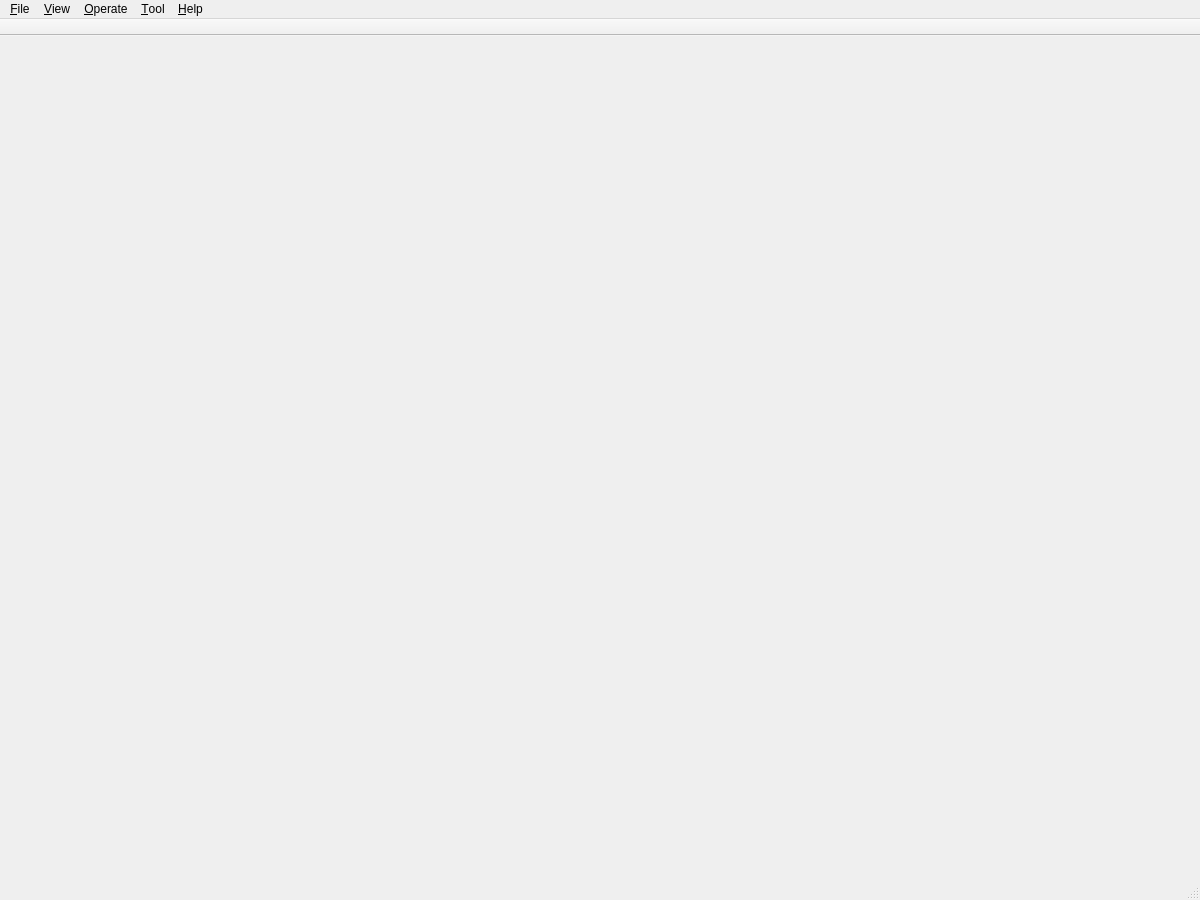
<?xml version="1.0" encoding="UTF-8"?>
<ui version="4.0">
 <class>MainWindow</class>
 <widget class="QMainWindow" name="MainWindow">
  <property name="enabled">
   <bool>true</bool>
  </property>
  <property name="geometry">
   <rect>
    <x>0</x>
    <y>0</y>
    <width>1200</width>
    <height>900</height>
   </rect>
  </property>
  <property name="sizePolicy">
   <sizepolicy hsizetype="Preferred" vsizetype="Preferred">
    <horstretch>0</horstretch>
    <verstretch>0</verstretch>
   </sizepolicy>
  </property>
  <property name="minimumSize">
   <size>
    <width>1024</width>
    <height>768</height>
   </size>
  </property>
  <property name="windowTitle">
   <string>MEGAROBO</string>
  </property>
  <widget class="QTabWidget" name="centralWidget">
   <property name="tabBarAutoHide">
    <bool>true</bool>
   </property>
  </widget>
  <widget class="QMenuBar" name="menuBar">
   <property name="geometry">
    <rect>
     <x>0</x>
     <y>0</y>
     <width>1200</width>
     <height>23</height>
    </rect>
   </property>
   <widget class="QMenu" name="menuFile">
    <property name="title">
     <string>&amp;File</string>
    </property>
    <addaction name="actionPoweroff"/>
    <addaction name="actionReboot"/>
    <addaction name="actionExit"/>
   </widget>
   <widget class="QMenu" name="menuOperate">
    <property name="title">
     <string>&amp;Operate</string>
    </property>
    <addaction name="actionStop"/>
    <addaction name="separator"/>
    <addaction name="actionUpload"/>
    <addaction name="actionDownload"/>
    <addaction name="actionStore"/>
    <addaction name="actionSync"/>
    <addaction name="separator"/>
    <addaction name="actionSearch"/>
   </widget>
   <widget class="QMenu" name="menuHelp">
    <property name="title">
     <string>&amp;Help</string>
    </property>
    <addaction name="actionAbout"/>
   </widget>
   <widget class="QMenu" name="menuToo">
    <property name="title">
     <string>&amp;Tool</string>
    </property>
    <addaction name="actionWifi"/>
    <addaction name="actionUpdateFirmware"/>
   </widget>
   <widget class="QMenu" name="menuView">
    <property name="title">
     <string>&amp;View</string>
    </property>
    <widget class="QMenu" name="menuLanguage">
     <property name="title">
      <string>&amp;Language</string>
     </property>
     <addaction name="actionChinese"/>
     <addaction name="actionEnglish"/>
    </widget>
    <widget class="QMenu" name="menuStyle">
     <property name="title">
      <string>&amp;Style</string>
     </property>
     <addaction name="actionMega"/>
     <addaction name="actionClassic"/>
    </widget>
    <addaction name="menuLanguage"/>
    <addaction name="menuStyle"/>
    <addaction name="actionDPI"/>
   </widget>
   <addaction name="menuFile"/>
   <addaction name="menuView"/>
   <addaction name="menuOperate"/>
   <addaction name="menuToo"/>
   <addaction name="menuHelp"/>
  </widget>
  <widget class="QToolBar" name="mainToolBar">
   <property name="sizePolicy">
    <sizepolicy hsizetype="Preferred" vsizetype="Fixed">
     <horstretch>0</horstretch>
     <verstretch>0</verstretch>
    </sizepolicy>
   </property>
   <property name="focusPolicy">
    <enum>Qt::ClickFocus</enum>
   </property>
   <property name="autoFillBackground">
    <bool>false</bool>
   </property>
   <property name="movable">
    <bool>false</bool>
   </property>
   <property name="iconSize">
    <size>
     <width>50</width>
     <height>50</height>
    </size>
   </property>
   <property name="toolButtonStyle">
    <enum>Qt::ToolButtonTextBesideIcon</enum>
   </property>
   <property name="floatable">
    <bool>true</bool>
   </property>
   <attribute name="toolBarArea">
    <enum>TopToolBarArea</enum>
   </attribute>
   <attribute name="toolBarBreak">
    <bool>false</bool>
   </attribute>
  </widget>
  <widget class="QStatusBar" name="statusBar"/>
  <action name="actionStop">
   <property name="checkable">
    <bool>false</bool>
   </property>
   <property name="icon">
    <iconset resource="../../res/res.qrc">
     <normaloff>:/res/image/icon/stop.png</normaloff>:/res/image/icon/stop.png</iconset>
   </property>
   <property name="text">
    <string>Sto&amp;p</string>
   </property>
   <property name="toolTip">
    <string>Emergency Stop</string>
   </property>
   <property name="shortcut">
    <string>Ctrl+E</string>
   </property>
  </action>
  <action name="actionExit">
   <property name="text">
    <string>&amp;Exit</string>
   </property>
   <property name="toolTip">
    <string>Exit MCT</string>
   </property>
   <property name="shortcut">
    <string>Ctrl+Q</string>
   </property>
  </action>
  <action name="actionAbout">
   <property name="text">
    <string>&amp;About</string>
   </property>
   <property name="shortcut">
    <string>Ctrl+I</string>
   </property>
  </action>
  <action name="actionHelp">
   <property name="text">
    <string>&amp;Help</string>
   </property>
  </action>
  <action name="actionUpload">
   <property name="icon">
    <iconset resource="../../res/res.qrc">
     <normaloff>:/res/image/icon/upload.png</normaloff>:/res/image/icon/upload.png</iconset>
   </property>
   <property name="text">
    <string>&amp;Upload</string>
   </property>
   <property name="toolTip">
    <string>Upload Parameter Config From MRHT</string>
   </property>
   <property name="shortcut">
    <string>Ctrl+U</string>
   </property>
  </action>
  <action name="actionDownload">
   <property name="icon">
    <iconset resource="../../res/res.qrc">
     <normaloff>:/res/image/icon/download.png</normaloff>:/res/image/icon/download.png</iconset>
   </property>
   <property name="text">
    <string>&amp;Download</string>
   </property>
   <property name="toolTip">
    <string>Download Parameter Config To MRHT</string>
   </property>
   <property name="shortcut">
    <string>Ctrl+D</string>
   </property>
  </action>
  <action name="actionStore">
   <property name="icon">
    <iconset resource="../../res/res.qrc">
     <normaloff>:/res/image/icon/store.png</normaloff>:/res/image/icon/store.png</iconset>
   </property>
   <property name="text">
    <string>S&amp;tore</string>
   </property>
   <property name="toolTip">
    <string>Permanently Stored Config To MRHT</string>
   </property>
   <property name="shortcut">
    <string>Ctrl+T</string>
   </property>
  </action>
  <action name="actionSync">
   <property name="icon">
    <iconset resource="../../res/res.qrc">
     <normaloff>:/res/image/icon/sync.png</normaloff>:/res/image/icon/sync.png</iconset>
   </property>
   <property name="text">
    <string>S&amp;ync</string>
   </property>
   <property name="toolTip">
    <string>Synchronize MRHT and MCT configurations</string>
   </property>
   <property name="shortcut">
    <string>Ctrl+Y</string>
   </property>
  </action>
  <action name="actionChinese">
   <property name="checkable">
    <bool>true</bool>
   </property>
   <property name="text">
    <string>&amp;Chinese</string>
   </property>
  </action>
  <action name="actionEnglish">
   <property name="checkable">
    <bool>true</bool>
   </property>
   <property name="checked">
    <bool>false</bool>
   </property>
   <property name="text">
    <string>&amp;English</string>
   </property>
  </action>
  <action name="actionMega">
   <property name="checkable">
    <bool>true</bool>
   </property>
   <property name="checked">
    <bool>false</bool>
   </property>
   <property name="text">
    <string>&amp;MEGAROBO</string>
   </property>
  </action>
  <action name="actionClassic">
   <property name="checkable">
    <bool>true</bool>
   </property>
   <property name="checked">
    <bool>false</bool>
   </property>
   <property name="text">
    <string>&amp;Classic</string>
   </property>
  </action>
  <action name="actionSearch">
   <property name="icon">
    <iconset resource="../../res/res.qrc">
     <normaloff>:/res/image/icon/find.png</normaloff>:/res/image/icon/find.png</iconset>
   </property>
   <property name="text">
    <string>&amp;Search</string>
   </property>
   <property name="toolTip">
    <string>Search MRHT To The Project</string>
   </property>
   <property name="shortcut">
    <string>Ctrl+F</string>
   </property>
  </action>
  <action name="actionConnect">
   <property name="icon">
    <iconset resource="../../res/res.qrc">
     <normaloff>:/res/image/h2product/offline.png</normaloff>:/res/image/h2product/offline.png</iconset>
   </property>
   <property name="text">
    <string>Connect</string>
   </property>
   <property name="toolTip">
    <string>Connect Or Disconnect MRHT</string>
   </property>
   <property name="shortcut">
    <string>Ctrl+L</string>
   </property>
  </action>
  <action name="actionReboot">
   <property name="text">
    <string>&amp;Reboot</string>
   </property>
   <property name="toolTip">
    <string>Reboot System</string>
   </property>
   <property name="shortcut">
    <string>Ctrl+Alt+R</string>
   </property>
  </action>
  <action name="actionPoweroff">
   <property name="text">
    <string>&amp;Poweroff</string>
   </property>
   <property name="toolTip">
    <string>Poweroff  System</string>
   </property>
   <property name="shortcut">
    <string>Ctrl+Alt+P</string>
   </property>
  </action>
  <action name="actionWifi">
   <property name="text">
    <string>&amp;Wifi</string>
   </property>
   <property name="toolTip">
    <string>MRHT Connect To Wifi</string>
   </property>
  </action>
  <action name="actionUpdateFirmware">
   <property name="text">
    <string>&amp;UpdateFirmware</string>
   </property>
   <property name="toolTip">
    <string>Update Firmware For MRHT</string>
   </property>
  </action>
  <action name="actionDPI">
   <property name="text">
    <string>DPI</string>
   </property>
   <property name="toolTip">
    <string>Display</string>
   </property>
  </action>
 </widget>
 <layoutdefault spacing="6" margin="11"/>
 <resources>
  <include location="../../res/res.qrc"/>
 </resources>
 <connections/>
</ui>
